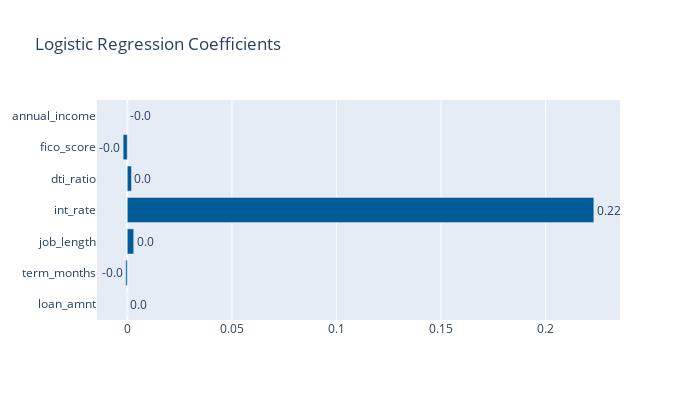

The code cell stored with this chart in its notebook:
### Code cell
# Refit selected model
model2 = LogisticRegression(**model_dict["logistic"].best_params_)
model2.fit(X_train, y_train)

# Display Model Coefficients
fig = go.Figure([
    go.Bar(y=X_train.columns, x=model2.coef_[0], text=np.round(model2.coef_[0], 2), orientation='h')
    ])

fig.update_traces(textposition='outside', marker_color='rgb(0, 92, 153)')
fig.update_layout(title='Logistic Regression Coefficients',
                  dragmode='select',
                  width=700,
                  height=400,
                  hovermode='closest')
fig.show()

### Figure 1 — Plotly figure (JSON) as saved in the notebook; plotly's stock layout.template omitted (floating-point values rounded to 4 significant figures)
{"data": [{"marker": {"color": "rgb(0, 92, 153)"}, "orientation": "h", "text": ["0.0", "-0.0", "0.0", "0.22", "0.0", "-0.0", "-0.0"], "textposition": "outside", "type": "bar", "x": [4.276e-08, -0.0007122, 0.003075, 0.223, 0.002008, -0.001976, -2.538e-06], "y": ["loan_amnt", "term_months", "job_length", "int_rate", "dti_ratio", "fico_score", "annual_income"]}], "layout": {"dragmode": "select", "height": 400, "hovermode": "closest", "title": {"text": "Logistic Regression Coefficients"}, "width": 700}}
